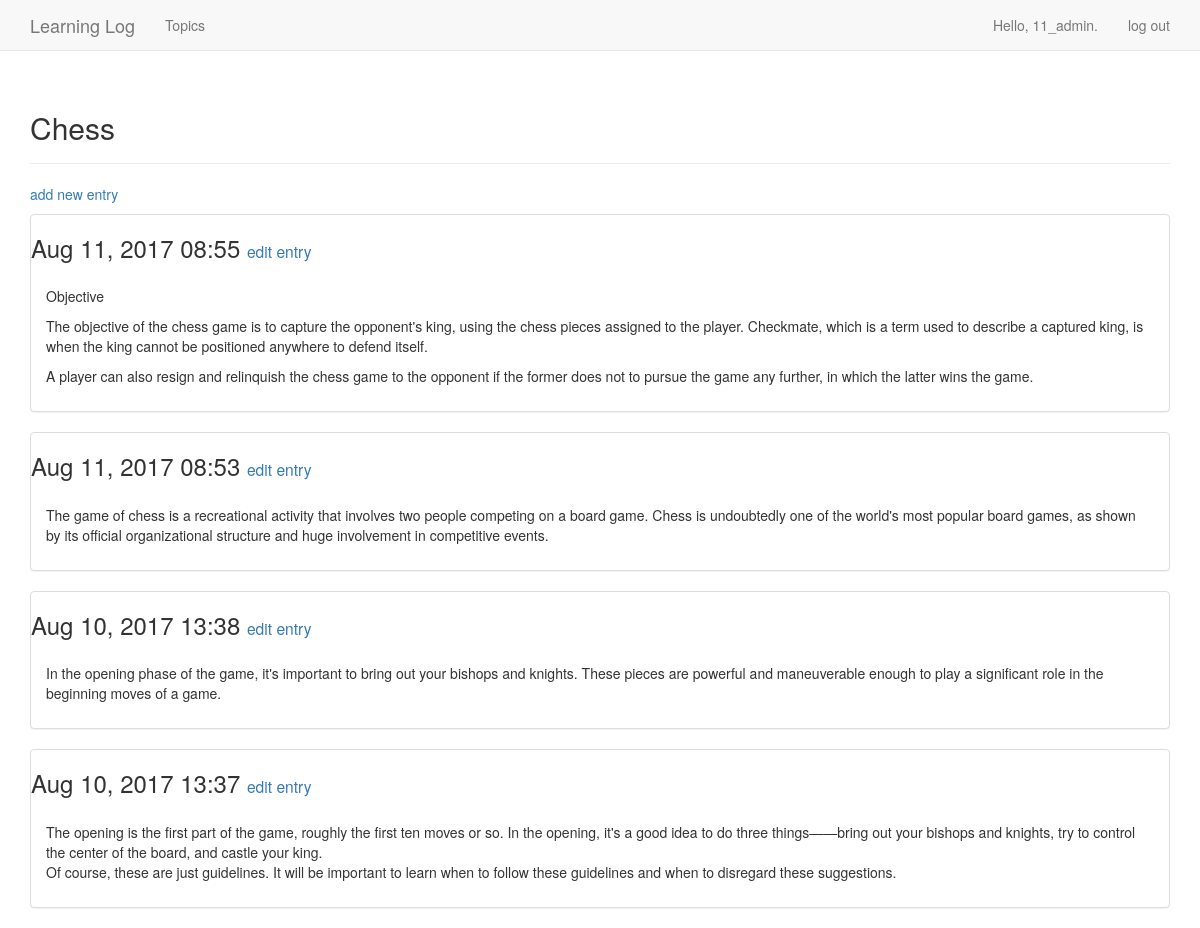
The page /topics/1/ (signed in) on the database its author committed.
### learning_logs/models.py (models this page shows, shortened)
class Topic(models.Model):
    text = models.CharField(max_length=200)
    date_added = models.DateTimeField(auto_now_add=True)
    owner = models.ForeignKey(User)
    def __str__(self):
        return self.text

class Entry(models.Model):
    topic = models.ForeignKey(Topic)
    text = models.TextField()
    date_added = models.DateTimeField(auto_now_add=True)
    class Meta:
        verbose_name_plural = 'entries'

### learning_logs/views.py (the view)
# urls.py: url(r'^topics/(?P<topic_id>\d+)/$', views.topic, name='topic'),
@login_required
def topic(request,topic_id):
    topic = Topic.objects.get(id=topic_id)
    if topic.owner !=request.user:
        raise Http404
    entries = topic.entry_set.order_by('-date_added')
    context = {'topic':topic, 'entries':entries}
    return render(request,'learning_logs/topic.html',context)

### learning_logs/templates/learning_logs/topic.html
{% extends "learning_logs/base.html" %}
{% block header %}
  <h2>{{topic}}</h2>
{% endblock header %}
{% block content %}
  <p>
    <a href="{% url 'learning_logs:new_entry' topic.id %}">add new entry</a>
  </p>
  {% for entry in entries %}
    <div class="panel panel-default">
      <div class="panel=heading">
        <h3>
          {{ entry.date_added|date:'M d, Y H:i' }}
          <small>
            <a href="{% url 'learning_logs:edit_entry' entry.id %}">
              edit entry</a>
          </small>
        </h3>
      </div>
      <div class="panel-body">
        {{ entry.text|linebreaks }}
      </div>
    </div>
  {% empty %}
    There are no entries for this topic yet.
  {% endfor %}
{% endblock content %}

### learning_logs/templates/learning_logs/base.html (shortened to what this page needs)
{% load bootstrap3 %}
<!DOCTYPE html>
<html lang="en">
  <head>
    {% bootstrap_css %}
  </head>
  <body>
    <nav class="navbar navbar-default navbar-static-top">
      <div class="container">
        <div class="navbar-header">
          <a class="navbar-brand" href="{% url 'learning_logs:index' %}">
              Learning Log</a>
        </div>
        <div id="navbar" class="navbar-collapse collapse">
          <ul class="nav navbar-nav">
            <li><a href="{% url 'learning_logs:topics' %}">Topics</a></li>
          </ul>
          <ul class="nav navbar-nav navbar-right">
            {% if user.is_authenticated %}
              <li><a>Hello, {{ user.username }}.</a></li>
              <li><a href="{% url 'users:logout' %}">log out</a></li>
            {% else %}
              <li><a href="{% url 'users:register' %}">register</a></li>
              <li><a href="{% url 'users:login' %}">log in</a></li>
            {% endif %}
          </ul>
        </div>
      </div>
    </nav>
    <div class="container">
      <div class="page-header">
        {% block header %}{% endblock header %}
      </div>
      <div>
        {% block content %}{% endblock content %}
      </div>
    </div>
  </body>
</html>

### rows shown on the page
Topic: text "Chess"
Entry: date_added "Aug 11, 2017 08:55", text "Objective The objective of the chess game is to capture the opponent's king, using the chess pieces assigned to the player. Checkmate, which is a term used to describe a captured king, is when the king cannot be positioned anywhere to defend itself. A player can also resign and relinquish the chess game to the opponent if the former does not to pursue the game any further, in which the latter wins the game."
Entry: date_added "Aug 11, 2017 08:53", text "The game of chess is a recreational activity that involves two people competing on a board game. Chess is undoubtedly one of the world's most popular board games, as shown by its official organizational structure and huge involvement in competitive events."
Entry: date_added "Aug 10, 2017 13:38", text "In the opening phase of the game, it's important to bring out your bishops and knights. These pieces are powerful and maneuverable enough to play a significant role in the beginning moves of a game."
Entry: date_added "Aug 10, 2017 13:37", text "The opening is the first part of the game, roughly the first ten moves or so. In the opening, it's a good idea to do three things——bring out your bishops and knights, try to control the center of the board, and castle your king. Of course, these are just guidelines. It will be important to learn when to follow these guidelines and when to disregard these suggestions."

### other values the page prints
{{ user.username }} "11_admin"
